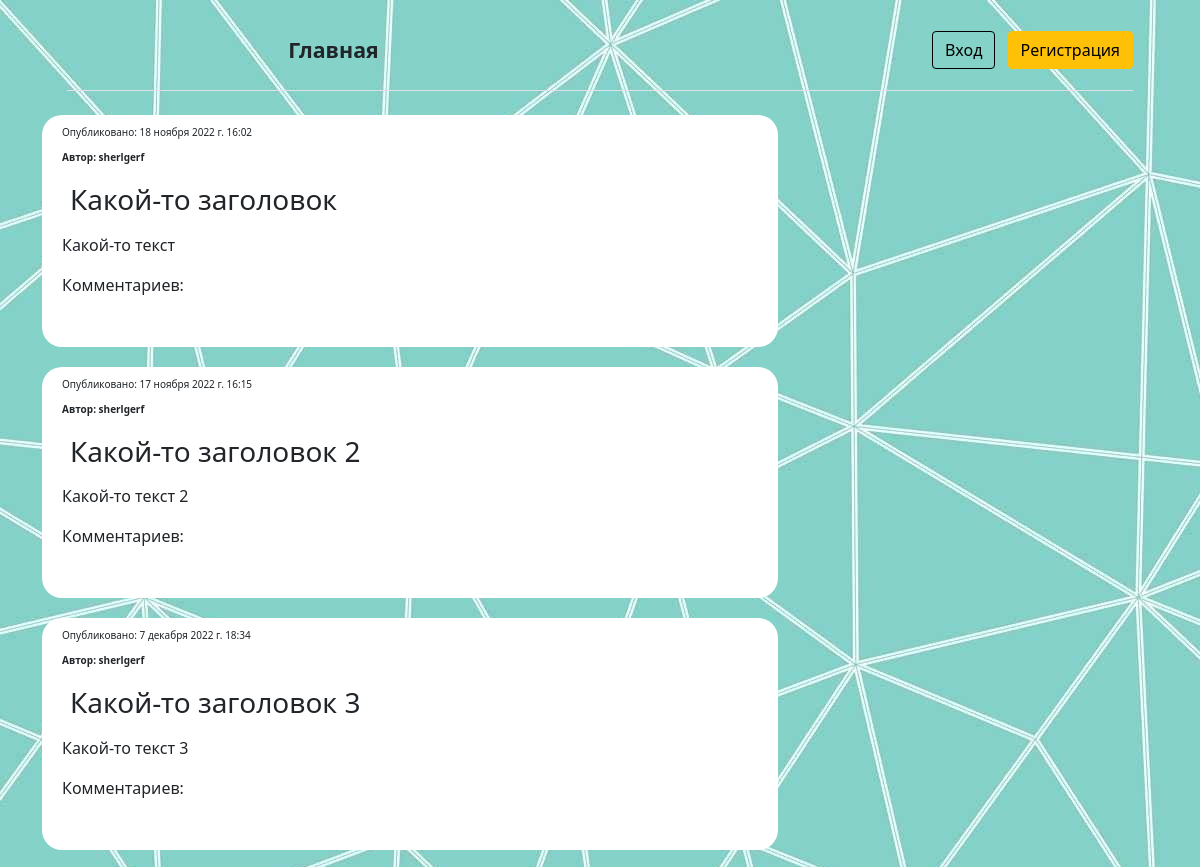
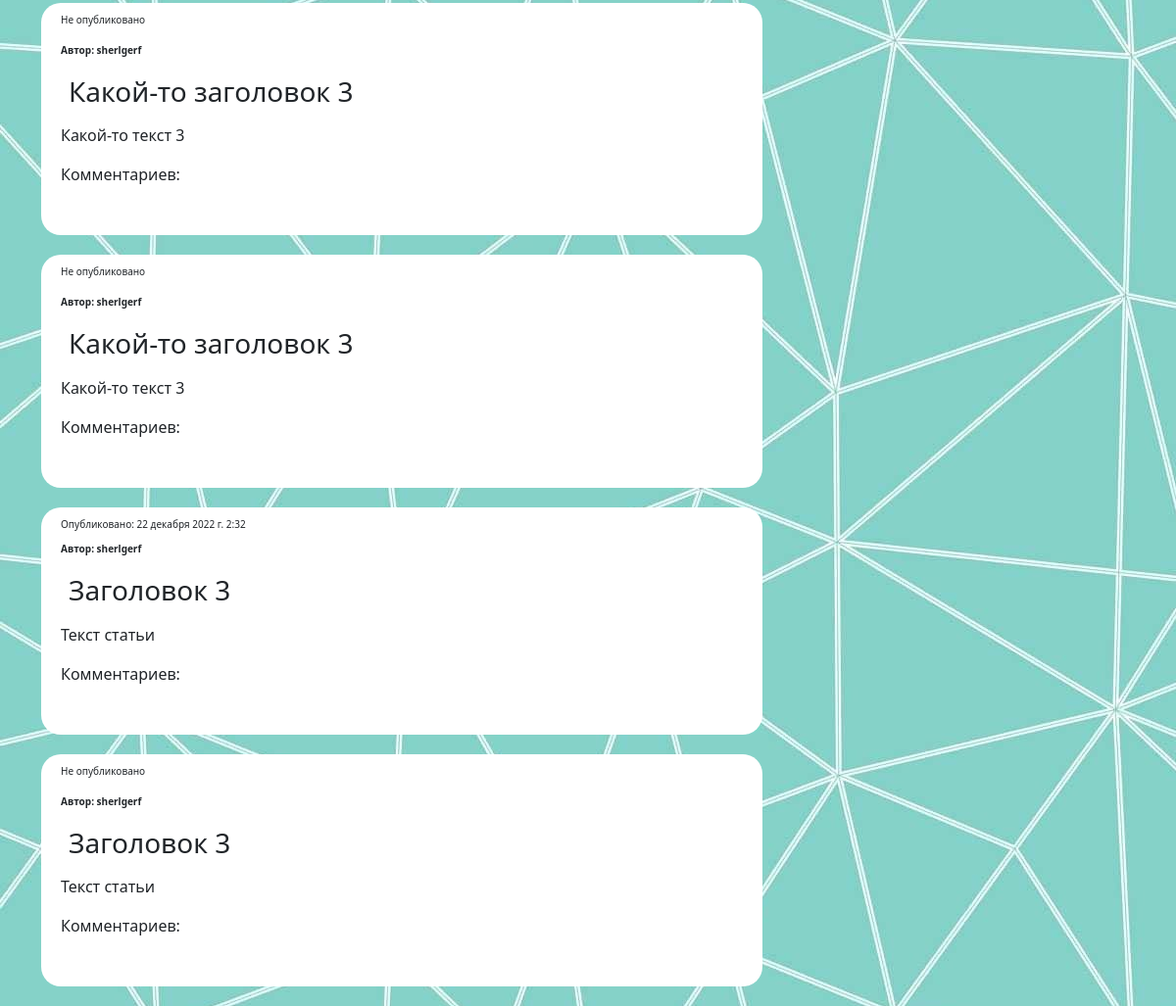
The app's page / (signed in), older data (2 pictures, top to bottom).
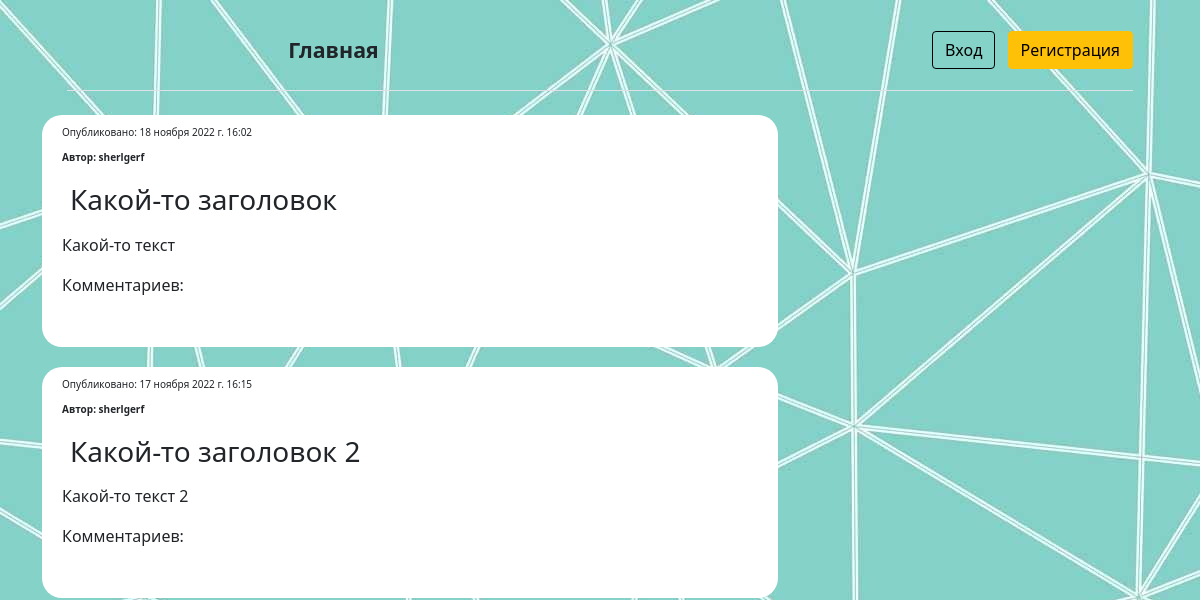
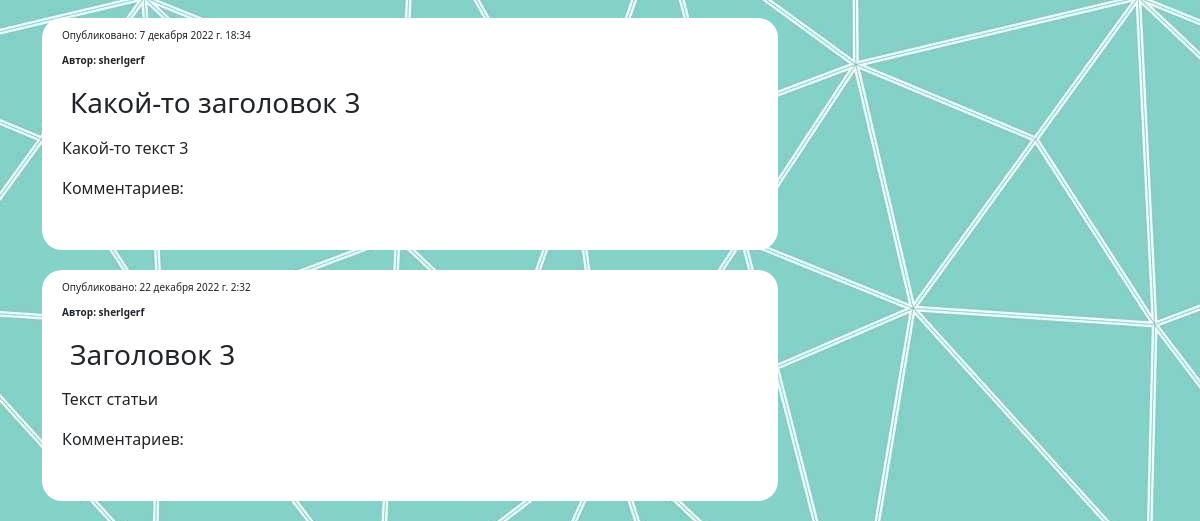
The same page, newer data (2 pictures, top to bottom).
### blog/models.py (models this page shows, shortened)
class Post(models.Model):
    author = models.ForeignKey(settings.AUTH_USER_MODEL,
                               on_delete=models.CASCADE)
    title = models.CharField(max_length=200, verbose_name="Заголовок")
    text = models.CharField(max_length=400, verbose_name="Текст статьи")
    created_date = models.DateTimeField(default=timezone.now,
                                        verbose_name="Дата создания")
    published_date = models.DateTimeField(blank=True,
                                          null=True,
                                          verbose_name="Дата публикации")
    is_published = models.BooleanField(default=False,
                                       verbose_name="Запись опубликована?")
    objects = PostManager()
    published = PostPublishedManager()
    def get_absolute_url(self):
        return reverse('post_detail', args=[str(self.id)])
    class Meta:
        verbose_name = "Запись в блоге"
        verbose_name_plural = "Запись в блоге"

### blog/views.py (the view)
# urls.py: path('', views.post_list, name='post_list'),
def post_list(request):
    posts = Post.objects.for_user(user=request.user)
    return render(request, 'blog/post_list.html', {'posts': posts})

### blog/managers.py (called while the page is built)
    def for_user(self, user=None) -> object:
        if user.is_staff:
            return self.all()
        elif user.is_authenticated:
            return self.filter(
                Q(published_date_lte=timezone.now()) | Q(author=user))
        else:
            return self.filter(published_date__lte=timezone.now())

    def get_queryset(self):
        return PostQuerySet(self.model, using=self._db)

    def for_user(self, user=None):
        return self.get_queryset().for_user(user=user)

### blog/templates/blog/post_list.html (shortened to what this page needs)
{% extends 'blog/base.html' %}
{% block content %}
    {% for post in posts %}
        <div class="post" style="background: #ffffff; margin-bottom: 20px; padding: 10px; padding-left: 20px;
          border-radius: 20px;border: 5px #000000">
            <div class="date" style="font-size: 10px">
                {% if post.published_date %}
                    <p style="margin-bottom: 10px;">Опубликовано: {{ post.published_date }}</p>
                {% else %}
                    <p>Не опубликовано</p>
                {% endif %}
                <p style="font-weight: bold; margin-bottom: 10px;">Автор: {{ post.author }}</p>
            </div>
           <h3><a href="{{ post.get_absolute_url}}" class="nav-link px-2 link-dark"> {{ post.title }} </a></h3>
            <p>{{ post.text|linebreaksbr }}</p>
            <p>Комментариев: {{ post.comment.count }}</p>
            <br>
        </div>
    {% endfor %}
{% endblock %}

### blog/templates/blog/base.html (shortened to what this page needs)
{% load static %}
<!DOCTYPE html>
<html lang="en">
<head>
    <link href="https://cdn.jsdelivr.net/npm/bootstrap@5.2.2/dist/css/bootstrap.min.css" rel="stylesheet">
    <link rel="stylesheet" href="{% static 'blog/css/theme.css' %}">
</head>
<body>
    {% block header %}
    <div class="container" style="min-height: 100%">
    <header id="header" class="header d-flex flex-wrap align-items-center justify-content-center justify-content-md-between py-3 mb-4 border-bottom">
        <ul class="nav leftstr col-12 col-md-auto mb-2 justify-content-center mb-md-0" style="width: 50%; margin-right: auto">
            <li><a href="/" class="menu-up nav-link px-2 link-dark">Главная</a></li>
            </ul>
        <div class="rightbtn col-md-3 text-end login" style="width: 25%; margin-top: 0px">
          {% if not current_user.is_authenticated %}
          <a type="button" class="btn btn-outline-primaryy me-2" href="{ url 'login' }">Вход</a>
          <a type="button" class="btn btn-warning" href="{ url 'sign' }">Регистрация</a>
          {% endif %}
        </div>
    </header>
  	</div>
    {% endblock %}
    <div>
        <div class="content container">
            <div class="row">
                <div class="col-md-8">
                    {% block content %}
                    {% endblock %}
                </div>
            </div>
        </div>
    </div>
</body>
</html>

Row changes from the older to the newer data that the page shows:
removed Post: shows "Не опубликовано", author "sherlgerf", title "Какой-то заголовок 3", text "Какой-то текст 3"
removed Post: shows "Не опубликовано", author "sherlgerf", title "Какой-то заголовок 3", text "Какой-то текст 3"
removed Post: shows "Не опубликовано", author "sherlgerf", title "Заголовок 3", text "Текст статьи"
